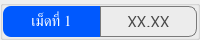
                  <widget class="QGroupBox" name="thickness_summary_group_1">
                   <property name="minimumSize">
                    <size>
                     <width>0</width>
                     <height>40</height>
                    </size>
                   </property>
                   <property name="maximumSize">
                    <size>
                     <width>16777215</width>
                     <height>40</height>
                    </size>
                   </property>
                   <property name="styleSheet">
                    <string notr="true">color: rgb(255, 255, 255);</string>
                   </property>
                   <layout class="QHBoxLayout" name="horizontalLayout_50">
                    <property name="spacing">
                     <number>0</number>
                    </property>
                    <property name="leftMargin">
                     <number>0</number>
                    </property>
                    <property name="topMargin">
                     <number>0</number>
                    </property>
                    <property name="rightMargin">
                     <number>0</number>
                    </property>
                    <property name="bottomMargin">
                     <number>0</number>
                    </property>
                    <item>
                     <widget class="QLabel" name="thickness_summary_title_1">
                      <property name="minimumSize">
                       <size>
                        <width>55</width>
                        <height>0</height>
                       </size>
                      </property>
                      <property name="font">
                       <font>
                        <family>Kanit</family>
                        <pointsize>11</pointsize>
                        <italic>false</italic>
                        <bold>false</bold>
                        <underline>false</underline>
                        <strikeout>false</strikeout>
                       </font>
                      </property>
                      <property name="styleSheet">
                       <string notr="true">background-color: #0059fe;
border-top-left-radius: 8px;
border-bottom-left-radius: 8px;</string>
                      </property>
                      <property name="text">
                       <string>เม็ดที่ 1</string>
                      </property>
                      <property name="alignment">
                       <set>Qt::AlignCenter</set>
                      </property>
                     </widget>
                    </item>
                    <item>
                     <widget class="QFrame" name="thickness_summary_frame_1">
                      <property name="font">
                       <font>
                        <pointsize>10</pointsize>
                       </font>
                      </property>
                      <property name="styleSheet">
                       <string notr="true">border: solid;
border-width: 1px;
border-color: rgb(121, 121, 121);
border-top-right-radius: 8px;
border-bottom-right-radius: 8px;</string>
                      </property>
                      <property name="frameShape">
                       <enum>QFrame::StyledPanel</enum>
                      </property>
                      <property name="frameShadow">
                       <enum>QFrame::Raised</enum>
                      </property>
                      <layout class="QHBoxLayout" name="horizontalLayout_51">
                       <item>
                        <widget class="QLabel" name="thickness_summary_1">
                         <property name="font">
                          <font>
                           <family>Kanit</family>
                           <pointsize>12</pointsize>
                          </font>
                         </property>
                         <property name="styleSheet">
                          <string notr="true">border: none;
color: rgb(72, 72, 72);</string>
                         </property>
                         <property name="text">
                          <string>XX.XX</string>
                         </property>
                         <property name="alignment">
                          <set>Qt::AlignCenter</set>
                         </property>
                        </widget>
                       </item>
                      </layout>
                     </widget>
                    </item>
                   </layout>
                  </widget>
